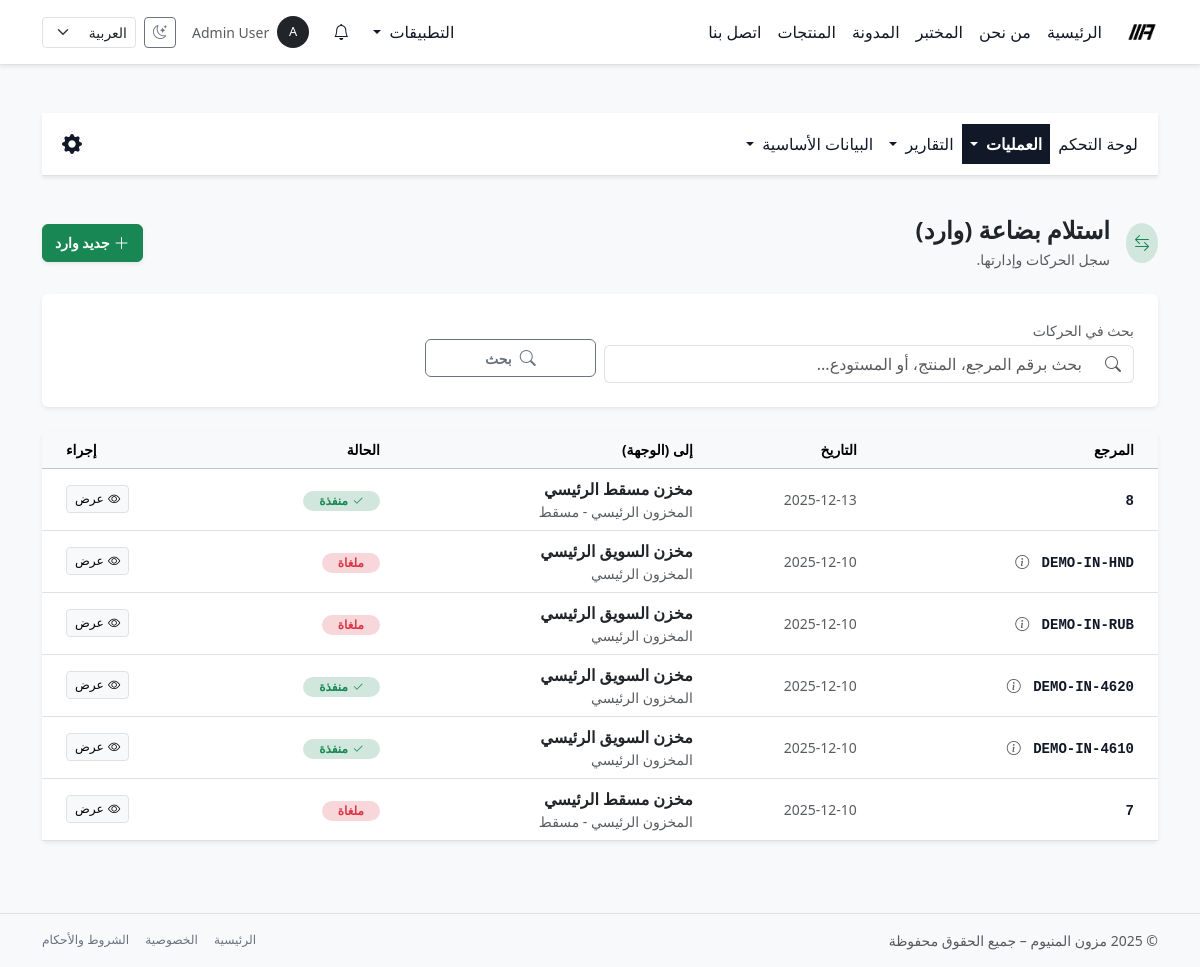
Screenshot of /ar/inventory/moves/in/ (signed in) with the database file from the repository.
### inventory/models.py (models this page shows, shortened)
class StockMove(BaseModel):
    class MoveType(models.TextChoices):
        IN = "in", _("حركة واردة")
        OUT = "out", _("حركة صادرة")
        TRANSFER = "transfer", _("تحويل داخلي")
    class Status(models.TextChoices):
        DRAFT = "draft", _("مسودة")
        DONE = "done", _("منفذة")
        CANCELLED = "cancelled", _("ملغاة")
    move_type = models.CharField(
        max_length=20,
        choices=MoveType.choices,
        default=MoveType.IN,
        verbose_name=_("نوع الحركة"),
    )
    adjustment = models.ForeignKey(
        "inventory.InventoryAdjustment",
        on_delete=models.SET_NULL,
        null=True,
        blank=True,
        related_name="stock_moves",
        verbose_name=_("وثيقة الجرد المرتبطة"),
    )
    from_warehouse = models.ForeignKey(
        Warehouse,
        on_delete=models.PROTECT,
        null=True,
        blank=True,
        related_name="outgoing_moves",
        verbose_name=_("من مستودع"),
    )
    from_location = models.ForeignKey(
        "inventory.StockLocation",
        on_delete=models.PROTECT,
        null=True,
        blank=True,
        related_name="outgoing_moves",
        verbose_name=_("من موقع"),
    )
    to_warehouse = models.ForeignKey(
        Warehouse,
        on_delete=models.PROTECT,
        null=True,
        blank=True,
        related_name="incoming_moves",
        verbose_name=_("إلى مستودع"),
    )
    to_location = models.ForeignKey(
        "inventory.StockLocation",
        on_delete=models.PROTECT,
        null=True,
        blank=True,
        related_name="incoming_moves",
        verbose_name=_("إلى موقع"),
    )
    move_date = models.DateTimeField(default=timezone.now, verbose_name=_("تاريخ الحركة"))
    status = models.CharField(max_length=20, choices=Status.choices, default=Status.DRAFT, verbose_name=_("الحالة"))
    reference = models.CharField(max_length=255, blank=True, verbose_name=_("مرجع خارجي"))
    note = models.TextField(blank=True, verbose_name=_("ملاحظات"))
    objects = StockMoveManager()
    class Meta:
        verbose_name = _("حركة مخزون")
        verbose_name_plural = _("حركات المخزون")
        ordering = ("-move_date", "-id")
        indexes = [
            models.Index(fields=["is_deleted", "status"], name="stockmove_del_status_idx"),
            models.Index(fields=["move_type"], name="stockmove_type_idx"),
            models.Index(fields=["move_date"], name="stockmove_date_idx"),
            models.Index(fields=["reference"], name="stockmove_reference_idx"),
        ]

class Warehouse(BaseModel):
    code = models.CharField(max_length=20, verbose_name=_("كود المستودع"))
    name = models.CharField(max_length=200, verbose_name=_("اسم المستودع"))
    description = models.TextField(blank=True, verbose_name=_("الوصف"))
    is_active = models.BooleanField(default=True, verbose_name=_("نشط"))
    objects = WarehouseManager()
    class Meta:
        verbose_name = _("مستودع")
        verbose_name_plural = _("المستودعات")
        ordering = ("code",)
        indexes = [
            models.Index(fields=["is_deleted", "is_active"], name="warehouse_del_active_idx"),
            models.Index(fields=["code"], name="warehouse_code_idx"),
        ]
        constraints = [
            models.UniqueConstraint(
                fields=["code"],
                condition=Q(is_deleted=False),
                name="uniq_warehouse_code_visible",
            ),
        ]

class StockLocation(BaseModel):
    class LocationType(models.TextChoices):
        INTERNAL = "internal", _("داخلي")
        SUPPLIER = "supplier", _("مورد")
        CUSTOMER = "customer", _("عميل")
        SCRAP = "scrap", _("تالفة")
        TRANSIT = "transit", _("قيد النقل")
    warehouse = models.ForeignKey(
        Warehouse,
        on_delete=models.CASCADE,
        related_name="locations",
        verbose_name=_("المستودع"),
    )
    code = models.CharField(max_length=30, verbose_name=_("كود الموقع"))
    name = models.CharField(max_length=200, verbose_name=_("اسم الموقع"))
    type = models.CharField(
        max_length=20,
        choices=LocationType.choices,
        default=LocationType.INTERNAL,
        verbose_name=_("نوع الموقع"),
    )
    is_active = models.BooleanField(default=True, verbose_name=_("نشط"))
    objects = StockLocationManager()
    class Meta:
        verbose_name = _("موقع مخزون")
        verbose_name_plural = _("مواقع المخزون")
        ordering = ("warehouse__code", "code")
        indexes = [
            models.Index(fields=["is_deleted", "is_active"], name="location_del_active_idx"),
            models.Index(fields=["warehouse"], name="location_wh_idx"),
            models.Index(fields=["type"], name="location_type_idx"),
        ]
        constraints = [
            models.UniqueConstraint(
                fields=["warehouse", "code"],
                condition=Q(is_deleted=False),
                name="uniq_location_wh_code_visible",
            ),
        ]

### inventory/views.py (the view)
# urls.py: path("moves/in/", views.StockMoveListView.as_view(), {"move_type": StockMove.MoveType.IN}, name="receipt_list"),
class StockMoveListView(LoginRequiredMixin, StockMoveContextMixin, ListView):
    model = StockMove
    template_name = "inventory/stock_move/list.html"
    context_object_name = "moves"
    paginate_by = 20
    def get_queryset(self):
        qs = StockMove.objects.with_related().order_by("-move_date", "-id")
        if self.move_type == StockMove.MoveType.IN:
            return qs.incoming()
        if self.move_type == StockMove.MoveType.OUT:
            return qs.outgoing()
        if self.move_type == StockMove.MoveType.TRANSFER:
            return qs.transfers()
        return qs.none()

### templates/inventory/stock_move/list.html (shortened to what this page needs)
{% extends "inventory/base_inventory.html" %}
{% load i18n %}
{% block inventory_content %}
<div class="py-3 py-lg-4">
  <div class="d-flex justify-content-between align-items-center mb-4 flex-wrap gap-3">
    <div class="d-flex align-items-center gap-3">
      <div class="rounded-circle d-flex align-items-center justify-content-center p-2 bg-{{ move_type_color }}-subtle">
        <i class="bi bi-arrow-left-right text-{{ move_type_color }}"></i>
      </div>
      <div>
        <h1 class="h4 mb-1 fw-bold">
          {{ page_title }}
        </h1>
        <p class="text-body-secondary small mb-0">
          {% trans "سجل الحركات وإدارتها." %}
        </p>
      </div>
    </div>
    <div>
      <a href="{{ create_url }}" class="btn btn-{{ move_type_color }} d-inline-flex align-items-center shadow-sm">
        <i class="bi bi-plus-lg me-1"></i>
        <span class="fw-semibold small">
          {% trans "جديد" %} {{ move_type_label }}
        </span>
      </a>
    </div>
  </div>
  <div class="card shadow-sm border-0 mb-4">
    <div class="card-body p-3 p-lg-4">
      <form method="get" class="row g-2 align-items-center">
        <div class="col-md-6">
          <label for="searchInput" class="form-label small text-body-secondary mb-1">
            {% trans "بحث في الحركات" %}
          </label>
          <div class="input-group">
            <span class="input-group-text bg-white border-end-0 text-muted">
              <i class="bi bi-search"></i>
            </span>
            <input
              id="searchInput"
              type="text"
              name="q"
              class="form-control border-start-0"
              placeholder="{% trans 'بحث برقم المرجع، المنتج، أو المستودع...' %}"
              value="{{ request.GET.q|default:'' }}">
          </div>
        </div>
        <div class="col-md-3 col-lg-2 mt-3 mt-md-4">
          <button type="submit" class="btn btn-outline-secondary w-100">
            <i class="bi bi-search me-1"></i>
            <span class="small fw-semibold">{% trans "بحث" %}</span>
          </button>
        </div>
      </form>
    </div>
  </div>
  <div class="card shadow-sm border-0">
    <div class="table-responsive">
      <table class="table table-hover align-middle mb-0">
        <thead class="table-light text-uppercase small text-body-secondary">
          <tr>
            <th class="ps-4">{% trans "المرجع" %}</th>
            <th>{% trans "التاريخ" %}</th>
            {% if current_move_type != 'out' %}
              <th>{% trans "إلى (الوجهة)" %}</th>
            {% endif %}
            <th>{% trans "الحالة" %}</th>
            <th class="text-end pe-4">{% trans "إجراء" %}</th>
          </tr>
        </thead>
        <tbody>
        {% for move in moves %}
          <tr>
            <td class="ps-4">
              <a href="{% url 'inventory:move_detail' move.pk %}"
                 class="text-decoration-none font-monospace small fw-semibold text-primary">
                {{ move.reference|default:move.pk }}
              </a>
              {% if move.note %}
                <i class="bi bi-info-circle text-muted ms-1 small"
                   data-bs-toggle="tooltip"
                   title="{{ move.note }}"></i>
              {% endif %}
            </td>
            <td class="text-body-secondary small">
              {{ move.move_date|date:"Y-m-d" }}
            </td>
            {% if current_move_type != 'out' %}
            <td>
              {% if move.to_warehouse %}
                <div class="d-flex flex-column">
                  <span class="fw-semibold text-body">{{ move.to_warehouse.name }}</span>
                  {% if move.to_location %}
                    <span class="small text-body-secondary">{{ move.to_location.name }}</span>
                  {% endif %}
                </div>
              {% else %}
                <span class="text-body-secondary small">-</span>
              {% endif %}
            </td>
            {% endif %}
            <td>
              {% if move.status == 'draft' %}
                <span class="badge bg-secondary-subtle text-secondary rounded-pill small d-inline-flex align-items-center px-3">
                  {% trans "مسودة" %}
                </span>
              {% elif move.status == 'done' %}
                <span class="badge bg-success-subtle text-success rounded-pill small d-inline-flex align-items-center px-3">
                  <i class="bi bi-check2 me-1"></i>
                  {% trans "منفذة" %}
                </span>
              {% elif move.status == 'cancelled' %}
                <span class="badge bg-danger-subtle text-danger rounded-pill small d-inline-flex align-items-center px-3">
                  {% trans "ملغاة" %}
                </span>
              {% endif %}
            </td>
            <td class="text-end pe-4">
              <a href="{% url 'inventory:move_detail' move.pk %}"
                 class="btn btn-sm btn-light border d-inline-flex align-items-center"
                 title="{% trans 'عرض التفاصيل' %}">
                <i class="bi bi-eye me-1 small"></i>
                <span class="small">{% trans "عرض" %}</span>
              </a>
            </td>
          </tr>
        {% endfor %}
        </tbody>
      </table>
    </div>
  </div>
</div>
{% endblock %}

### templates/base.html (shortened to what this page needs)
{% load static i18n %}
<!doctype html>
<html lang="{{ LANGUAGE_CODE }}" dir="{% if LANGUAGE_CODE == 'ar' %}rtl{% else %}ltr{% endif %}" data-bs-theme="light">
<head>
  {% if LANGUAGE_CODE == "ar" %}
    <link href="https://cdn.jsdelivr.net/npm/bootstrap@5.3.8/dist/css/bootstrap.rtl.min.css" rel="stylesheet"/>
  {% else %}
    <link href="https://cdn.jsdelivr.net/npm/bootstrap@5.3.8/dist/css/bootstrap.min.css" rel="stylesheet"/>
  {% endif %}
  <link rel="stylesheet" href="https://cdn.jsdelivr.net/npm/bootstrap-icons@1.11.3/font/bootstrap-icons.css">
  <link rel="stylesheet" href="{% static 'css/mazoon_style.css' %}"/>
</head>
<body class="bg-body-tertiary text-body d-flex flex-column min-vh-100">
<nav class="navbar navbar-expand-lg bg-body border-bottom shadow-sm sticky-top">
  <div class="container-lg">
    <a class="navbar-brand fw-bold d-flex align-items-center gap-2 py-2" href="{% url 'home' %}">
      <img src="{% static 'img/logo_mazoon_black.png' %}"
           alt="Mazoon Aluminum logo"
           class="img-fluid"
           style="height: 32px;">
    </a>
    <div class="collapse navbar-collapse" id="mainNavbar">
      <ul class="navbar-nav me-auto mb-2 mb-lg-0">
        <li class="nav-item">
          <a class="nav-link {% if request.resolver_match.url_name == 'home' %}active{% endif %}" href="{% url 'home' %}">{% trans "الرئيسية" %}</a>
        </li>
        <li class="nav-item">
          <a class="nav-link {% if request.resolver_match.url_name == 'about' %}active{% endif %}" href="{% url 'about' %}">{% trans "من نحن" %}</a>
        </li>
        <li class="nav-item">
          <a class="nav-link {% if request.resolver_match.url_name == 'lab' %}active{% endif %}" href="{% url 'lab' %}">{% trans "المختبر" %}</a>
        </li>
        <li class="nav-item">
          <a class="nav-link {% if request.resolver_match.url_name == 'blog_list' %}active{% endif %}" href="{% url 'blog_list' %}">{% trans "المدونة" %}</a>
        </li>
        <li class="nav-item">
          <a class="nav-link {% if request.resolver_match.url_name == 'product_list' %}active{% endif %}" href="{% url 'product_list' %}">{% trans "المنتجات" %}</a>
        </li>
        <li class="nav-item">
          <a class="nav-link {% if request.resolver_match.url_name == 'contact' %}active{% endif %}" href="{% url 'contact' %}">{% trans "اتصل بنا" %}</a>
        </li>
      </ul>
      <ul class="navbar-nav ms-auto mb-2 mb-lg-0 align-items-center gap-2">
        {% if user.is_authenticated %}
          {% if user.is_staff or user.is_superuser %}
            <li class="nav-item dropdown">
              <a class="nav-link dropdown-toggle" href="#" id="appsDropdown" role="button" data-bs-toggle="dropdown" aria-expanded="false">
                {% trans "التطبيقات" %}
              </a>
            </li>
          {% endif %}
        {% endif %}
        {% include "core/notifications/_navbar_dropdown.html" %}
        {% if user.is_authenticated %}
          <li class="nav-item dropdown">
            <a class="nav-link d-flex align-items-center gap-2"
               href="#"
               id="userMenuDropdown"
               role="button"
               data-bs-toggle="dropdown"
               aria-expanded="false">
              <span class="rounded-circle d-inline-flex justify-content-center align-items-center bg-dark text-white"
                    style="width: 32px; height: 32px; font-size: 0.8rem;">
                {{ user.username|first|upper }}
              </span>
              <span class="d-none d-xl-inline small text-muted">
                {{ user.get_full_name|default:user.username }}
              </span>
            </a>
          </li>
        {% endif %}
        <li class="nav-item">
          <button class="btn btn-sm btn-outline-secondary d-flex align-items-center justify-content-center"
                  type="button"
                  id="themeToggleBtn"
                  aria-label="{% trans 'تبديل وضع اللون' %}"
                  title="{% trans 'تبديل وضع اللون' %}">
            <i class="bi bi-moon-stars" id="themeToggleIcon"></i>
          </button>
        </li>
        <li class="nav-item">
          <form action="{% url 'set_language' %}" method="post" class="d-flex align-items-center">
            <select name="language"
                    class="form-select form-select-sm"
                    onchange="this.form.submit()">
              <option value="ar" {% if LANGUAGE_CODE == 'ar' %}selected{% endif %}>العربية</option>
            </select>
          </form>
        </li>
      </ul>
    </div>
  </div>
</nav>
<main class="py-4 py-md-5 flex-grow-1">
  <div class="container-lg">
    {% block content %}{% endblock %}
  </div>
</main>
<footer class="border-top py-3 mt-auto bg-body-tertiary d-print-none">
  <div class="container-lg d-flex flex-column flex-md-row justify-content-between align-items-center text-muted small gap-2">
   <div>
  &copy; {% now "Y" %} {% trans "مزون المنيوم – جميع الحقوق محفوظة" %}
</div>
    <div class="d-flex gap-3">
      <a href="{% url 'home' %}" class="link-secondary text-decoration-none small">{% trans "الرئيسية" %}</a>
      <a href="#" class="link-secondary text-decoration-none small">{% trans "الخصوصية" %}</a>
      <a href="#" class="link-secondary text-decoration-none small">{% trans "الشروط والأحكام" %}</a>
    </div>
  </div>
</footer>
</body>
</html>

### rows the page displays
StockMove: reference "8", move_date "2025-12-13", to_warehouse.name "مخزن مسقط الرئيسي", to_location.name "المخزون الرئيسي - مسقط"
StockMove: move_date "2025-12-10", to_warehouse.name "مخزن السويق الرئيسي", to_location.name "المخزون الرئيسي"
StockMove: move_date "2025-12-10", to_warehouse.name "مخزن السويق الرئيسي", to_location.name "المخزون الرئيسي"
StockMove: move_date "2025-12-10", to_warehouse.name "مخزن السويق الرئيسي", to_location.name "المخزون الرئيسي"
StockMove: move_date "2025-12-10", to_warehouse.name "مخزن السويق الرئيسي", to_location.name "المخزون الرئيسي"
StockMove: reference "7", move_date "2025-12-10", to_warehouse.name "مخزن مسقط الرئيسي", to_location.name "المخزون الرئيسي - مسقط"

### other values shown
{{ user.username|first|upper }} "A"
{{ user.get_full_name|default:user.username }} "Admin User"
{{ page_title }} "استلام بضاعة (وارد)"
{{ move_type_label }} "وارد"
